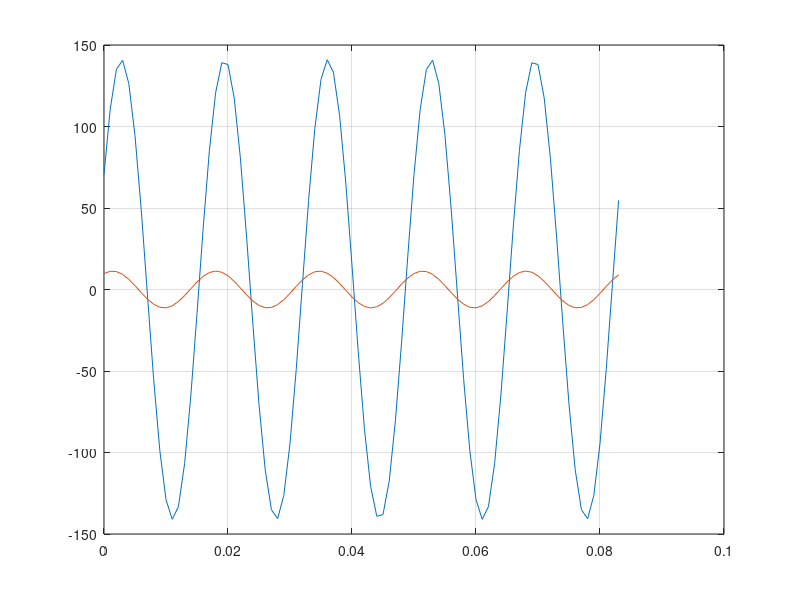

Recreate this plot in MATLAB. (Note: this script raises an error after producing the figure.)
clear all
close all
clc

[x,y] = pol2cart(30*pi/180, 20);
Zfase = x + 1i*y; %Ohm Impedância de fase
Vlinha = 4.4e3; % Volts
[x,y] = pol2cart(75*pi/180,1.4);
Zlinha = x +1i*y; %Ohm - Impedância de linha
V_fase_neutro = Vlinha/sqrt(3)
I_fase_neutro = V_fase_neutro/Zfase
[t,r] = cart2pol(real(I_fase_neutro), imag(I_fase_neutro));
Tensao = V_fase_neutro + I_fase_neutro*Zlinha;
[t,r] = cart2pol(real(Tensao), imag(Tensao));
t = t*180/pi
r
tenssao_barramento_sub = r*sqrt(3);
%%
clear all
close all
clc

%Example 1.4
Zbase = (4.4e3/sqrt(3))/127;                 % Calculando a impedância base
Zlinha_mod =1.4/real(Zbase);                 % Modulo de impedancia de linha
Zlinha_ang = deg2rad(75)-angle(Zbase);       % Angulo de impedância de linha
Zlinha = Zlinha_mod*exp(1i*Zlinha_ang);      
Van_pu = 1*exp(1i*0) + 1*exp(1i*deg2rad(-30))*Zlinha;
% Van_pu_ = [real(Van_pu) rad2deg(angle(Van_pu))];
Vln_pu = real(Van_pu)*4.4e3/sqrt(3)
Vll_pu = real(Van_pu)*4.4e3
%%
clear all
close all
clc

%Cáculo de PU
V_nominal = 18e3;
P_nominal = 500e6;
V_base = 20e3;
P_base = 100e6;
Z_dado = 0.25;
Z_novo_pu = Z_dado*((V_nominal/V_base)^2)*(P_base/P_nominal)
%Outro método para calcular é transfomar o valor da impedancia para Ohm e
%comparar com o novo valor base
Z_novo_pu_alt = Z_dado *((V_nominal^2)/P_nominal)/(((V_base)^2)/(P_base))
%%
clear all
close all
clc

%1.1
f = 60;
t = 0:0.001:5/f;
v = 141.1*sin(2*pi*f.*t + deg2rad(30)); %Volts
i = 11.31*cos(2*pi*f.*t - deg2rad(30)); %Ampere
plot(t,v);
hold on
plot(t,i)
grid on
%%
clear all
close all
clc

%1.6
p = 10e6; %MW
pf = 0.6;
theta = acos(pf);
Q = tan(theta)*p;
Sb = p + 1i*Q;
%%
clear all
close all
clc

z = 500; %Ohm
Vnp = 13800; %Volt
Vns = 220; %Volt
pf = 1;
Sb = 150e3; %kVa
n = Vnp/Vns
Ibase = Sb/Vnp
Zbase = ((Vnp)^2)/Sb
Zpu = n^2*(z/Zbase)
Zohm = Zpu * Zbase
P = Vnp^2/Zohm % Watts
%%
clear all
close all
clc
% Trafo(Vprim, Vsec, Pnom, Vnom)
TA = Trafo(138e3, 69e3, 41.5e6,0.055 );
TB = Trafo(69e3,13.8e3,33e6,0.07);
TC = Trafo(69e3,34.5e3,24e6,0.05);
LtA = LinhaT(0.12,0.92,150);
LtB = LinhaT(0.19,1.84,230);
Sb = 50e6; %MVA
Vb1 = 230e3;
Vb2 = Vb1/TA.n;
Vb3 = Vb2/TC.n;
Vb4 = Vb2/TB.n;
Zb1 = Vb1^2/Sb
Ib1 = Sb/(sqrt(3)*Vb1)
Zb2 = Vb2^2/Sb
Ib2 = Sb/(sqrt(3)*Vb2)
Zb3 = Vb3^2/Sb
Ib3 = Sb/(sqrt(3)*Vb3)
Zb4 = Vb4^2/Sb
Ib4 = Sb/(sqrt(3)*Vb4)
Zb2 = Vb2^2/Sb
Zb3 = Vb3^2/Sb
ZLta = LtA.Z/Zb2
ZLtb = LtB.Z/Zb3
ZTa = TA.xf*(Sb/TA.Pnominal)*(TA.Vprimario/Vb1)^2
ZTb = TB.xf*(Sb/TB.Pnominal)*(TB.Vprimario/Vb2)^2
ZTc = TC.xf*(Sb/TC.Pnominal)*(TC.Vprimario/Vb2)^2
%%
clear all
close all
clc
Vll = 208; %Volts linha - linha
Vfn = Vll/sqrt(3); %Volts fase - neutro
Va = Vfn*exp(1i*0);
Vb = Vfn*exp(1i*(deg2rad(-120)));
Vc = Vfn*exp(1i*(deg2rad(120)));
Vca = Vc - Va;
Vab = Va - Vb;
Vbc = Vb - Vc;
plot_3_fasores(Va,Vb,Vc);
plot_3_fasores(Vca,Vab,Vbc);
Z1 = 10*exp(-1i*deg2rad(15));
I1 = Vfn/Z1;
%%
close all
clear all
clc
%1.19
S1 = 250 + 1i*250; %kVa 
S2 = 0 -1i*60; %kVa Potência do banco de capacitores
S_total = S1 + S2; %Soma das potências
I_modulo = abs(S_total)*1000/(sqrt(3)*440) % |S| = sqrt(3)*|V|*|I|
pf = cos(angle(S_total)) 


%%
close all
clear all
clc
%{
A generator (which may be represented by an emf in series with an 
inductive reactance) is rated 500 MVA, 22 kV. Its Y-connected windings 
have a reactance of 1.1 per unit. Find the ohmic value of the reactance of 
the windings.
%}

S = 500e6; %MVA
Vll = 22e3; %kV
Xf_pu = 1.1; %pu
Xfb = Vll^2/S %ohm
Xf = Xf_pu*Xfb %ohm
%%
close all
clear all
clc
%{
The values for the parameters of Fig. 1.23 are given in per unit as follows:
Ya = -j0.8 Yb = -j4.0 Yc = -j4.0 Yd=-j8.0 Ye=-;5.0
Yf = -j2.5 Yg = -j0.8 I3 = l.o/—90° I4 = 0.68/- 135°
Substituting these values in the equations determined in Prob. 1.25, compute the
voltages at the nodes of Fig- 1-23. Numerically determine the corresponding Zbus
matrix.
%}
Ya = -1i*0.8;
Yb = -1i*4.0;
Yc = -1i*4.0;
Yd = -1i*8.0;
Ye = -1i*5.0;
Yf = -1i*2.5;
Yg = -1i*0.8;
I3 = 1*exp(1i*deg2rad(-90));
I4 = 0.68*exp(1i*deg2rad(-135));
% Definir a matriz Y de admitâncias
Y_matriz = [(Yc+Yf+Yd), -Yd,       -Yc,      -Yf;
            -Yd,       (Yb+Yd+Ye), -Yb,      -Ye;
            -Yc,       -Yb,        (Ya+Yb+Yc), 0;
            -Yf,       -Ye,        0,        (Ye+Yf+Yg)]
        
% Definir a matriz de correntes I
I_matriz = [0; 0; I3; I4]; % I3 e I4 são valores conhecidos
V_matriz = inv(Y_matriz)*I_matriz;
Z_matriz = inv(Y_matriz)
% plot_4_fasores(V_matriz(1),V_matriz(2),V_matriz(3),V_matriz(4))
%%
close all
clear all
clc
Ya = -1i*0.8;
Yb = -1i*0.8;
Yc = -1i*0.8;
Yd = -1i*5.0;
Ye = -1i*8.0;
Yf = -1i*4.0;
Yg = -1i*2.5;
Yh = -1i*5.0;
Y_matriz = [(Ya+Yf+Yd), 0,       -Yf,      -Yd;
            0,       (Yb+Yg+Yh), -Yg,      -Yh;
            -Yf,       -Yg,        (Yc+Yf+Yg+Ye), -Ye;
            -Yd,       -Yh,        -Ye,        (Yd+Ye+Yh)];
I_matriz = [1.2;5;-6;0];
Z_matriz = inv(Y_matriz)
V_matriz = inv(Y_matriz)*I_matriz
%%
close all
clear all
clc
%{
A partir da rede a seguir, baseada na rede utilizada na
aula de pu, determine:
a) As impedâncias em pu dos 5 elementos principais da
rede (3 transformadores + 2 LTs), considerando uma
base de 100 MVA e 138 kV na barra 1.
b) A matriz de admitância Y.
c) A matriz de impedância Z.
d) O vetor de tensões V.
%}
% Definindo os valores base de tensão e potência
S_base = 100e6;    % Potência base em VA (100 MVA)
V_base = 138e3;    % Tensão base em volts (138 kV)
Z_base = S_base^2/V_base;
%Linhas de transmissão
LTa = LinhaT(0.12,0.92,30);
LTb = LinhaT(0.19,1.84,10);

% Criando os objetos dos transformadores
Ta = Trafo(138e3, 69e3, 41.5e6, 5.5);
Tb = Trafo(69e3, 13.8e3, 33e6, 7);
Tc = Trafo(69e3, 34e3, 24e6, 5); 
%calcularPU(obj, Vbase, Pbase, Zbase)
Ta = calcularPU(Ta,V_base,S_base,Z_base);
Ta.Zpu





































